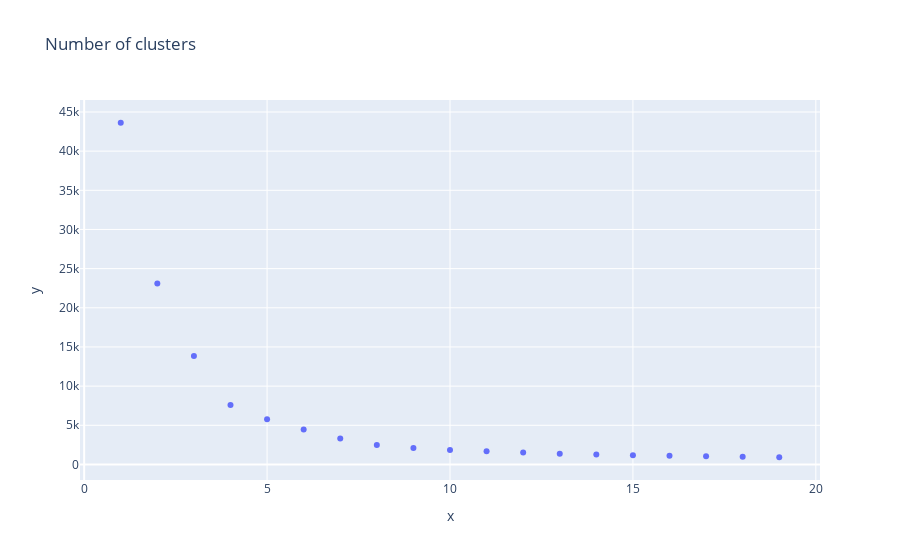

Notebook source saved alongside this figure:
### Code cell
fig = px.scatter(x=range(1, max_clusters),
            y=inertias[1:], title='Number of clusters')
fig.show()

### Figure 1 — Plotly figure (JSON) as saved in the notebook; plotly's stock layout.template omitted (floating-point values rounded to 4 significant figures)
{"data": [{"hovertemplate": "x=%{x}<br>y=%{y}<extra></extra>", "legendgroup": "", "marker": {"color": "#636efa", "symbol": "circle"}, "mode": "markers", "name": "", "orientation": "v", "showlegend": false, "type": "scatter", "x": [1, 2, 3, 4, 5, 6, 7, 8, 9, 10, 11, 12, 13, 14, 15, 16, 17, 18, 19], "xaxis": "x", "y": [43620.0, 23090.0, 13830.0, 7582.0, 5762.0, 4455.0, 3300.0, 2480.0, 2112.0, 1860.0, 1676.0, 1520.0, 1382.0, 1259.0, 1169.0, 1101.0, 1037.0, 978.9, 920.5], "yaxis": "y"}], "layout": {"legend": {"tracegroupgap": 0}, "title": {"text": "Number of clusters"}, "xaxis": {"anchor": "y", "domain": [0, 1], "title": {"text": "x"}}, "yaxis": {"anchor": "x", "domain": [0, 1], "title": {"text": "y"}}}}
